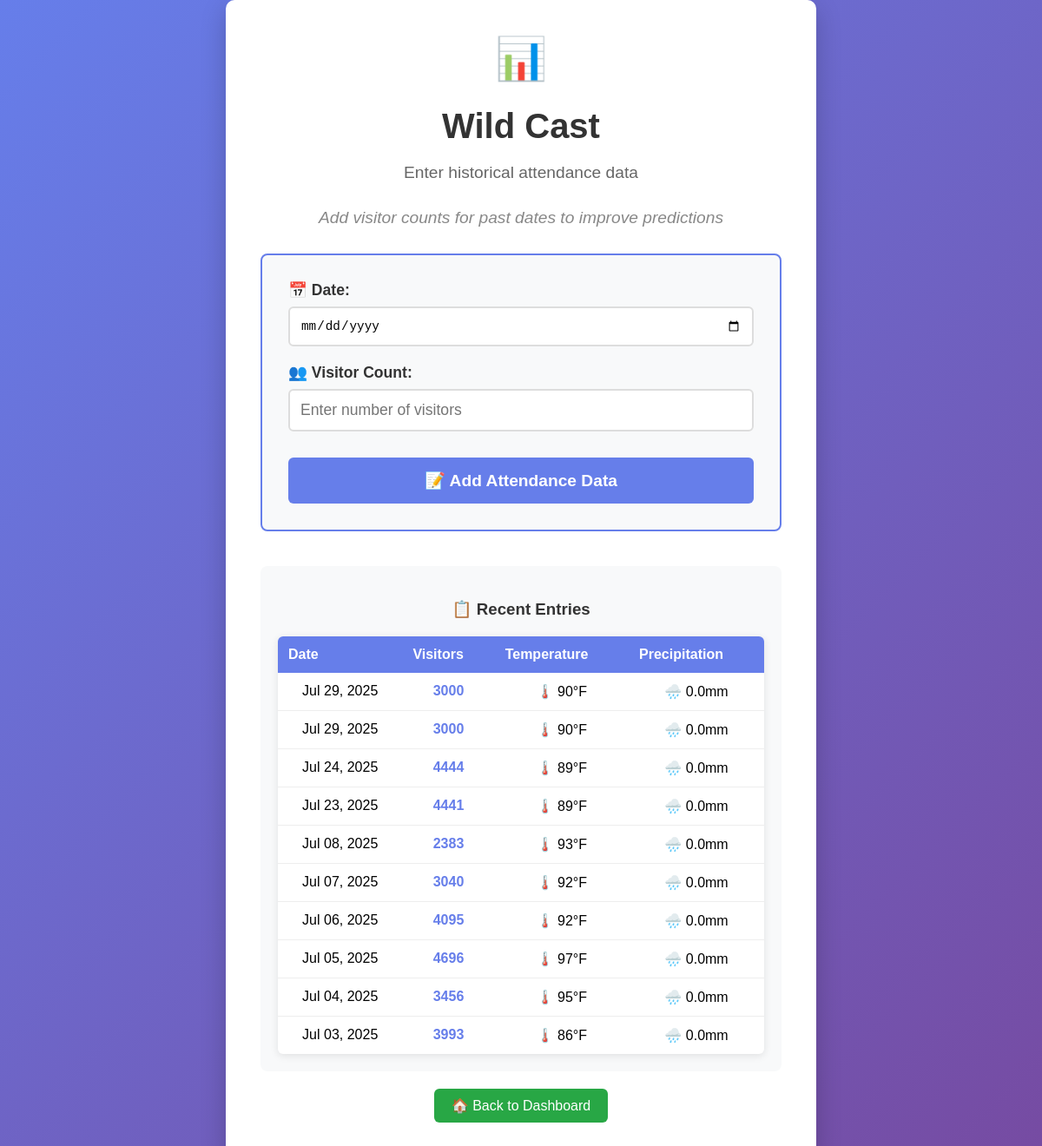
Page /input/ on the earlier database version.
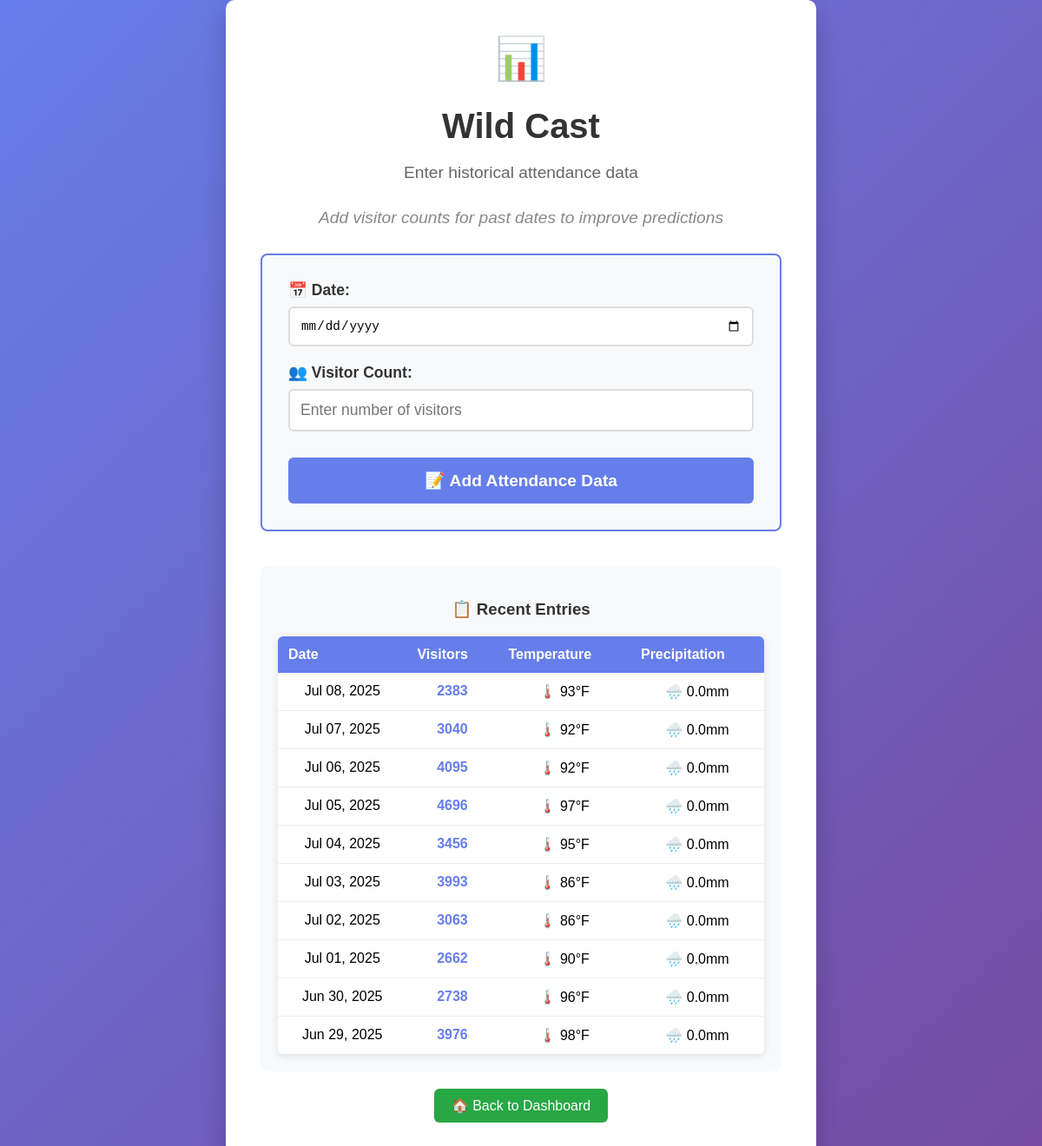
Same page on the later database version.
### dashboard/models.py (models this page shows)
class DailyAttendance(models.Model):
    date = models.DateField()
    location = models.ForeignKey(Location, on_delete=models.CASCADE)
    count = models.IntegerField()
    high_temp = models.FloatField(blank=True, null=True)
    precipitation = models.FloatField(blank=True, null=True)

### dashboard/views.py (the view, shortened to what this page needs)
# urls.py: path('input/', views.input, name='input'),
def input(request):
    context = {}
    try:
        recent_entries = DailyAttendance.objects.filter(
            location__name='Safari Park'
        ).order_by('-date')[:10]
        context['recent_entries'] = recent_entries
    except:
        context['recent_entries'] = []
    return render(request, 'dashboard/input.html', context)

### dashboard/templates/dashboard/input.html (shortened to what this page needs)
<!DOCTYPE html>
<html>
<head>
</head>
<body>
    <div class="container">
        <div class="logo">📊</div>
        <h1>Wild Cast</h1>
        <p>Enter historical attendance data</p>
        <p class="subtitle">Add visitor counts for past dates to improve predictions</p>
        <div class="form-container">
            <form method="POST" action="{% url 'input' %}">
                <div class="form-group">
                    <label for="date">📅 Date:</label>
                    <input type="date" id="date" name="date" required>
                </div>
                <div class="form-group">
                    <label for="attendance">👥 Visitor Count:</label>
                    <input type="number" id="attendance" name="attendance" required min="0" placeholder="Enter number of visitors">
                </div>
                <button type="submit" class="submit-btn">📝 Add Attendance Data</button>
            </form>
        </div>
        {% if recent_entries %}
        <div class="recent-entries">
            <h3>📋 Recent Entries</h3>
            <table class="entries-table">
                <thead>
                    <tr>
                        <th>Date</th>
                        <th>Visitors</th>
                        <th>Temperature</th>
                        <th>Precipitation</th>
                    </tr>
                </thead>
                <tbody>
                    {% for entry in recent_entries %}
                    <tr>
                        <td>{{ entry.date|date:"M d, Y" }}</td>
                        <td style="text-align: center; font-weight: bold; color: #667eea;">{{ entry.count }}</td>
                        <td style="text-align: center;">🌡️ {{ entry.high_temp|floatformat:0 }}°F</td>
                        <td style="text-align: center;">🌧️ {{ entry.precipitation|floatformat:1 }}mm</td>
                    </tr>
                    {% endfor %}
                </tbody>
            </table>
        </div>
        {% endif %}
        <a href="{% url 'homepage' %}" class="nav-link">🏠 Back to Dashboard</a>
    </div>
</body>
</html>

Differences in the rows shown:
removed DailyAttendance: date "Jul 29, 2025", count "3000", high_temp "90", precipitation "0.0"
removed DailyAttendance: date "Jul 29, 2025", count "3000", high_temp "90", precipitation "0.0"
removed DailyAttendance: date "Jul 24, 2025", count "4444", high_temp "89", precipitation "0.0"
removed DailyAttendance: date "Jul 23, 2025", count "4441", high_temp "89", precipitation "0.0"
added DailyAttendance: date "Jul 02, 2025", count "3063", high_temp "86", precipitation "0.0"
added DailyAttendance: date "Jul 01, 2025", count "2662", high_temp "90", precipitation "0.0"
added DailyAttendance: date "Jun 30, 2025", count "2738", high_temp "96", precipitation "0.0"
added DailyAttendance: date "Jun 29, 2025", count "3976", high_temp "98", precipitation "0.0"
